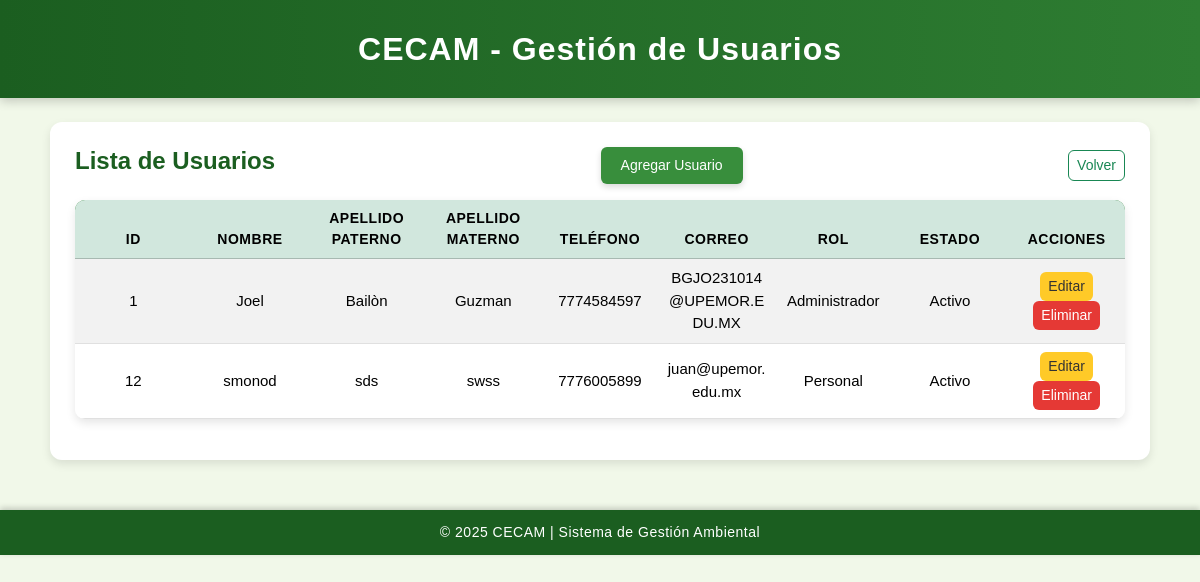
/index.php?view=gestion_usuarios (signed in), run on the app's committed database.
### tables this page shows
CREATE TABLE `usuario` (
  `idUsuario` int(11) NOT NULL AUTO_INCREMENT,
  `Nombre` varchar(50) NOT NULL,
  `ApellidoPaterno` varchar(50) NOT NULL,
  `ApellidoMaterno` varchar(50) DEFAULT NULL,
  `Telefono` varchar(15) DEFAULT NULL,
  `Correo` varchar(100) NOT NULL,
  `Pass` varchar(255) NOT NULL,
  `Cargo` varchar(100) DEFAULT NULL,
  `FechaRegistro` datetime DEFAULT current_timestamp(),
  `CreadoPor` int(11) DEFAULT NULL,
  `Estado` enum('Activo','Inactivo') DEFAULT 'Activo',
  `idRol` int(11) NOT NULL,
  PRIMARY KEY (`idUsuario`),
  UNIQUE KEY `Correo` (`Correo`),
  KEY `idRol` (`idRol`),
  KEY `fk_usuario_CreadoPor` (`CreadoPor`),
  CONSTRAINT `Usuario_ibfk_1` FOREIGN KEY (`idRol`) REFERENCES `rol` (`idRol`),
  CONSTRAINT `fk_usuario_CreadoPor` FOREIGN KEY (`CreadoPor`) REFERENCES `usuario` (`idUsuario`) ON DELETE SET NULL ON UPDATE CASCADE
);

CREATE TABLE `rol` (
  `idRol` int(11) NOT NULL AUTO_INCREMENT,
  `Nombre` varchar(50) NOT NULL,
  `Descripcion` text DEFAULT NULL,
  PRIMARY KEY (`idRol`)
);

### app/controllers/UsuarioController.php (called while the page is built, shortened)
<?php
require_once __DIR__ . '/../models/UsuarioModel.php';
class UsuarioController {
    private $model;
    public function __construct($connection = null) {
        $this->model = new UsuarioModel($connection);
    }
    public function index() {
        $usuarios = $this->model->getAllUsersWithRole();
        include __DIR__ . '/../views/gestion_usuarios.php';
    }
}

### app/models/Model.php (called while the page is built, shortened)
<?php
class Model
{
    public function __construct($connection = null)
    {
        if ($connection) {
            $this->db = $connection;
        } else {
            $database = new Database();
            $this->db = $database->connect();
        }
    }
}

### app/models/UsuarioModel.php (called while the page is built, shortened)
<?php
require_once(__DIR__ . '/Model.php');
class UsuarioModel extends Model
{
    public function getAllUsersWithRole()
    {
        $sql = "
            SELECT
                u.idUsuario,
                u.Nombre,
                u.ApellidoPaterno,
                u.ApellidoMaterno,
                u.Telefono,
                u.Correo,
                r.Nombre AS NombreRol,
                u.Estado
            FROM Usuario u
            JOIN Rol r ON u.idRol = r.idRol
            ORDER BY u.ApellidoPaterno, u.ApellidoMaterno, u.Nombre
        ";
        $result = $this->db->query($sql);
        return $result->fetch_all(MYSQLI_ASSOC);
    }
}
?>

### app/views/gestion_usuarios.php (the view, shortened to what this page needs)
<!DOCTYPE html>
<html lang="es">
<head>
  <link href="https://cdn.jsdelivr.net/npm/bootstrap@5.3.2/dist/css/bootstrap.min.css" rel="stylesheet">
  <link rel="stylesheet" href="public/css/usuarios.css">
</head>
<body>
<header>
  <h3>CECAM - Gestión de Usuarios</h3>
</header>
<div class="container mt-4">
  <div class="d-flex justify-content-between align-items-center mb-3">
    <h4>Lista de Usuarios</h4>
    <button class="btn btn-add" data-bs-toggle="modal" data-bs-target="#modalAgregar">Agregar Usuario</button>
    <a href="index.php?view=dashboard_admin" class="btn btn-outline-success btn-sm">Volver</a>
  </div>
  <table class="table table-striped text-center align-middle">
    <thead class="table-success">
      <tr>
        <th>ID</th>
        <th>Nombre</th>
        <th>Apellido Paterno</th>
        <th>Apellido Materno</th>
        <th>Teléfono</th>
        <th>Correo</th>
        <th>Rol</th>
        <th>Estado</th>
        <th>Acciones</th>
      </tr>
    </thead>
    <tbody>
      <?php if (!empty($usuarios)): ?>
        <?php foreach ($usuarios as $u): ?>
        <tr>
          <td><?= htmlspecialchars($u['idUsuario']) ?></td>
          <td><?= htmlspecialchars($u['Nombre']) ?></td>
          <td><?= htmlspecialchars($u['ApellidoPaterno']) ?></td>
          <td><?= htmlspecialchars($u['ApellidoMaterno']) ?></td>
          <td><?= htmlspecialchars($u['Telefono']) ?></td>
          <td><?= htmlspecialchars($u['Correo']) ?></td>
          <td><?= htmlspecialchars($u['NombreRol']) ?></td>
          <td><?= htmlspecialchars($u['Estado']) ?></td>
          <td>
            <button
              class="btn btn-warning btn-sm btnEditar"
              data-id="<?= $u['idUsuario'] ?>"
              data-nombre="<?= htmlspecialchars($u['Nombre']) ?>"
              data-apellido_paterno="<?= htmlspecialchars($u['ApellidoPaterno']) ?>"
              data-apellido_materno="<?= htmlspecialchars($u['ApellidoMaterno']) ?>"
              data-telefono="<?= htmlspecialchars($u['Telefono']) ?>"
              data-correo="<?= htmlspecialchars($u['Correo']) ?>"
              data-rol="<?= htmlspecialchars($u['NombreRol']) ?>"
              data-bs-toggle="modal"
              data-bs-target="#modalEditar"
            >Editar</button>
            <a href="index.php?controller=usuario&action=eliminar&id=<?= $u['idUsuario'] ?>"
               class="btn btn-danger btn-sm"
               onclick="return confirm('¿Estás seguro de eliminar este usuario?');">
               Eliminar
            </a>
          </td>
        </tr>
        <?php endforeach; ?>
      <?php else: ?>
        <tr><td colspan="9">No hay usuarios registrados.</td></tr>
      <?php endif; ?>
    </tbody>
  </table>
</div>
<footer>© 2025 CECAM | Sistema de Gestión Ambiental</footer>
</body>
</html>

### public/css/usuarios.css (style rules this page uses)
body { background-color: #f1f8e9; font-family: 'Poppins', sans-serif; margin: 0; padding: 0; color: #333; }
header { background: linear-gradient(90deg, #1b5e20, #2e7d32); color: #fff; text-align: center; padding: 30px 10px; box-shadow: 0px 3px 10px rgba(0, 0, 0, 0.2); }
header h3 { font-size: 32px; font-weight: 600; letter-spacing: 1px; margin: 0; }
.container { max-width: 1100px; margin: 25px auto; background: white; padding: 25px; border-radius: 12px; box-shadow: 0px 4px 10px rgba(0, 0, 0, 0.1); }
.container h4 { font-weight: 600; color: #1b5e20; }
.btn-add, .btn-back { background-color: #388e3c; color: white !important; border: none; padding: 8px 20px; border-radius: 6px; font-weight: 500; box-shadow: 0px 3px 6px rgba(0, 0, 0, 0.15); transition: all 0.3s ease; }
table { background: #fff; border-radius: 10px; border-collapse: collapse; width: 100%; box-shadow: 0px 4px 10px rgba(0, 0, 0, 0.1); overflow: hidden; table-layout: fixed; }
thead { background: #2e7d32; color: white; }
th { padding: 12px; font-weight: 600; text-transform: uppercase; font-size: 14px; letter-spacing: 0.5px; }
td { padding: 12px; vertical-align: middle; border-bottom: 1px solid #e0e0e0; font-size: 15px; word-break: break-word; }
.btn { font-size: 14px; font-weight: 500; border-radius: 6px; transition: all 0.3s ease; }
.btn-warning { background-color: #ffca28; color: #333; border: none; }
.btn-danger { background-color: #e53935; color: #fff; border: none; }
footer { text-align: center; background-color: #1b5e20; color: #fff; padding: 12px 0; font-size: 14px; margin-top: 50px; letter-spacing: 0.5px; box-shadow: 0 -2px 6px rgba(0, 0, 0, 0.2); }

### data on the page
usuario: idUsuario "1", Nombre "Joel", ApellidoPaterno "Bailòn", ApellidoMaterno "Guzman", Telefono "7774584597", Correo "BGJO231014@UPEMOR.EDU.MX", idRol.Nombre "Administrador", Estado "Activo"
usuario: idUsuario "12", Nombre "smonod", ApellidoPaterno "sds", ApellidoMaterno "swss", Telefono "7776005899", Correo "juan@upemor.edu.mx", idRol.Nombre "Personal", Estado "Activo"
